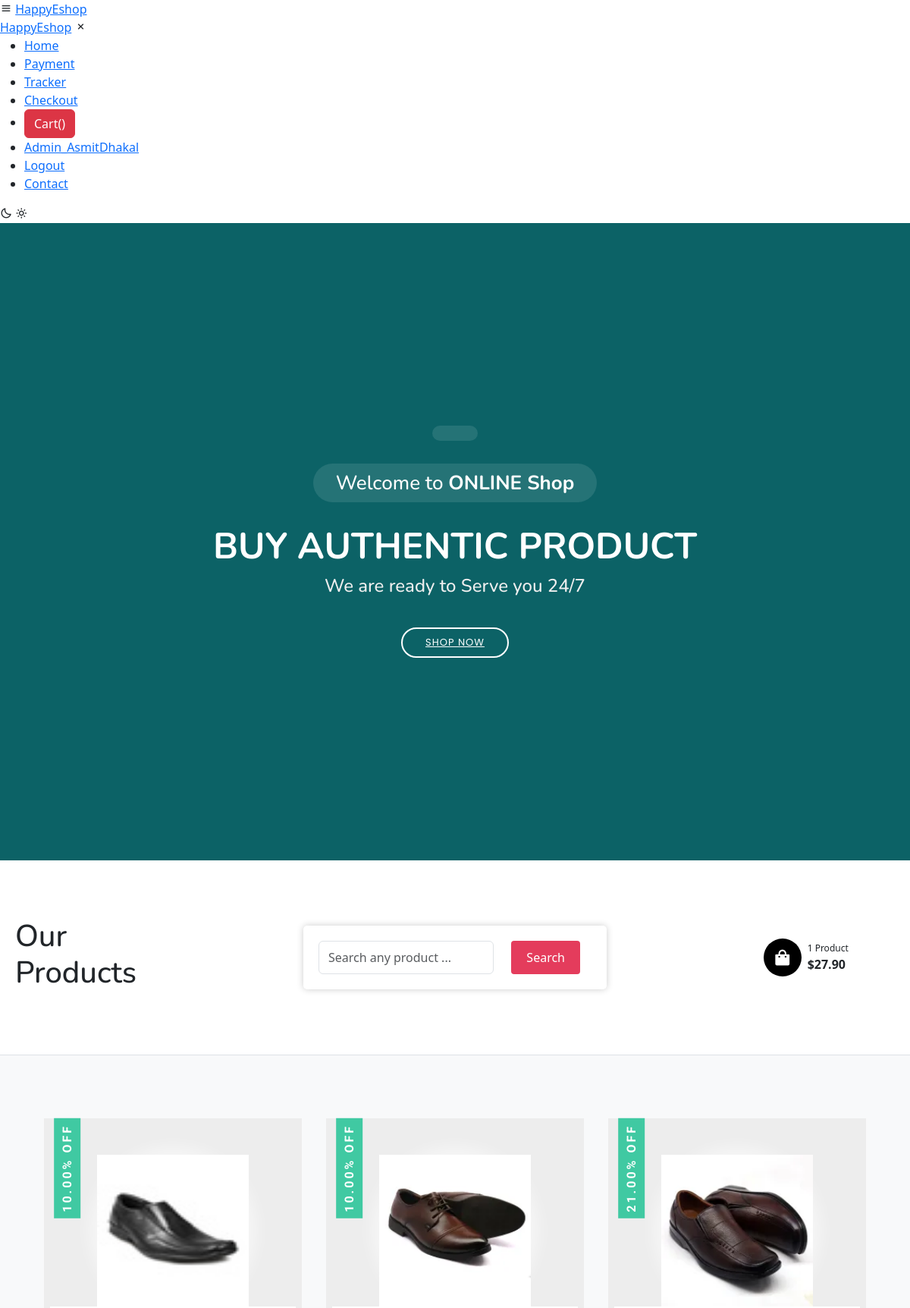
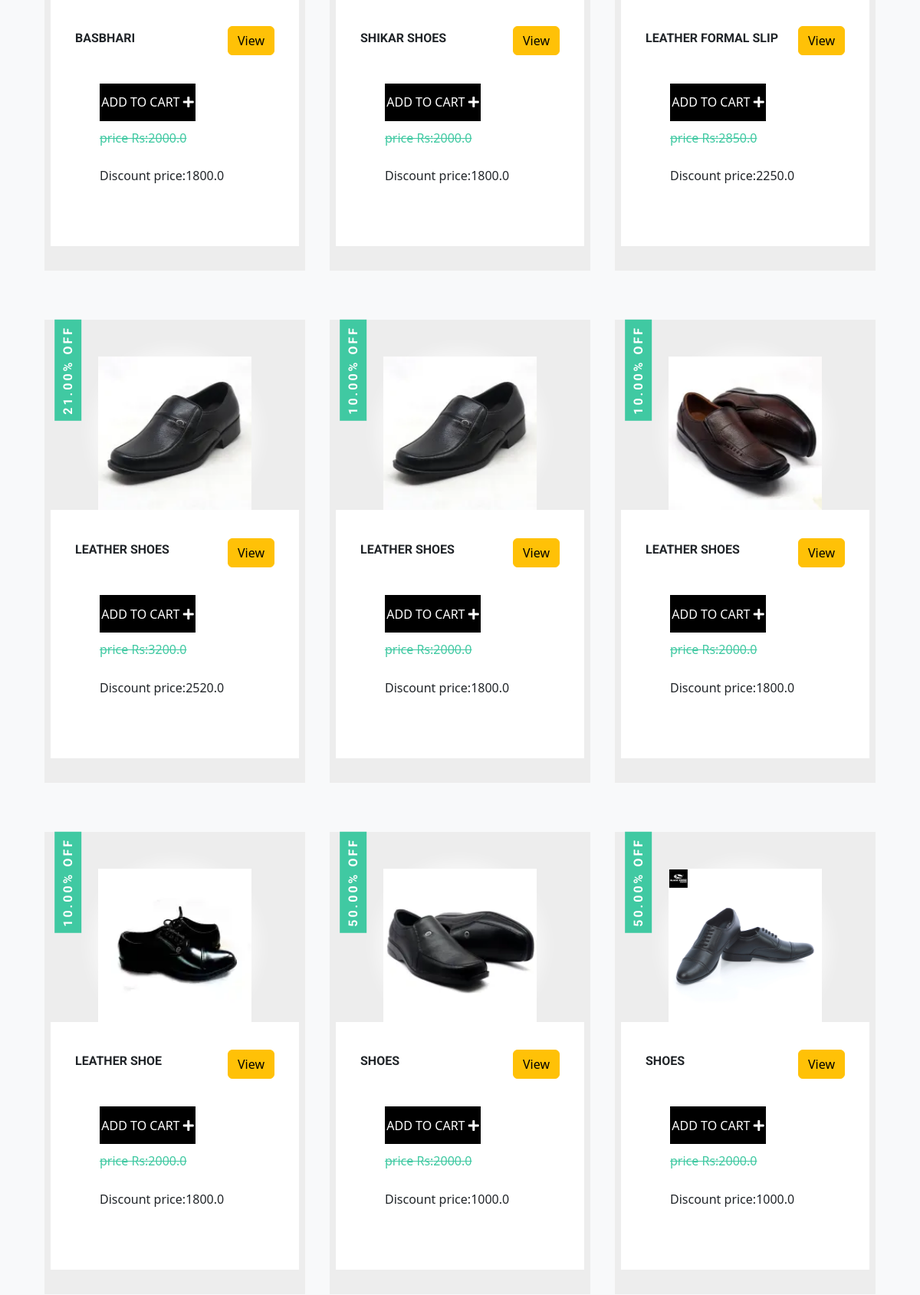
The app's page / (signed in, upper part) with its own data (2 pictures, top to bottom).
### shop/models.py (models this page shows, shortened)
class Product(models.Model):
    id = models.AutoField(primary_key=True)
    name = models.CharField(max_length=200)
    price = models.FloatField()
    discount_percent = models.DecimalField(max_digits=5, decimal_places=2)
    discount_price = models.FloatField()
    description = models.TextField()
    image = models.ImageField(upload_to='shop/images')
    sub_category = models.ForeignKey(Sub_category, on_delete=models.CASCADE)
    category = models.ForeignKey(Category, on_delete=models.CASCADE)

### shop/views.py (the view)
# urls.py: path('', views.index, name='index'),
def index(request):
    product_objects = Product.objects.all()
    item_name = request.GET.get('item_name')
    if item_name != '' and item_name is not None:
        product_objects = product_objects.filter(name__contains=item_name)
    return render(request, 'shop/index.html', {'product_objects': product_objects})

### shop/templates/shop/index.html (shortened to what this page needs)
{% extends "shop/base.html" %}
{% block body %}
  <section id="hero">
    <div class="hero-container">
        {% block content %}
            <h3></h3>
             <h3>Welcome to <strong>ONLINE Shop</strong></h3>
      <h1>Buy authentic product</h1>
      <h2>We are ready to Serve you 24/7 </h2>
      <a href="#products" class="btn-get-started scrollto">Shop Now</a>
        {% endblock content %}
    </div>
  </section>
    <div>
   <header class="section-header">
        <section class="header-main border-bottom bg-white">
            <div class="container-fluid">
               <div class="row p-2 pt-3 pb-3 d-flex align-items-center">
                   <div class="col-md-2">
                        <h1 class="d-none d-md-flex">Our Products</h1>
                   </div>
                   <div class="col-md-8">
                <form class="d-flex" role="search">
        <input class="form-control me-2" type="search" placeholder="Search any product ..." name="item_name" aria-label="Search" required>
       <div class="col-auto">
           <button class="btn btn-success" type="submit" >Search</button>
       </div>
      </form>
                   </div>
                   <div class="col-md-2">
                       <div class="d-flex d-none d-md-flex flex-row align-items-center">
                           <span class="shop-bag"><i class='bx bxs-shopping-bag'></i></span>
                           <div class="d-flex flex-column ms-2">
                               <span class="qty">1 Product</span>
                               <span class="fw-bold">$27.90</span>
                           </div>
                       </div>
                   </div>
               </div>
            </div>
        </section>
        </header>
    </div>
<main id="main">
    <div id="products" class = "products">
             <div class = "container">
             <div class="row">
                 <div class = "product-items">
                         {% for product in product_objects %}
                     <div class = "product">
                         <div class = "product-content">
                             <div class = "product-img">
                                 <img src="/media/{{ product.image }}" alt = "product image">
                             </div>
                         <div class = "product-info">
                             <div class = "product-info-top">
                                 <h2 class = "sm-title" id="namepr{{ product.id }}" >{{ product.name }}</h2>
                                 <a href="/{{ product.id }}" class="btn btn-warning">View</a>
                             </div>
                              <div class = "product-info">
                                 <span id="divpr{{ product.id }}" class="divpr">
                                 <button type = "button" id="pr{{ product.id }}" class = "btn-cart cart" > Add to cart
                                     <span><i class = "fas fa-plus"></i></span>
                                 </button>
                                     </span>
                               <p class = "product-price"> price Rs:{{ product.price }}</p>
                               <p class = "product-price"  >Discount price:<span id="pricepr{{ product.id}}">{{ product.discount_price }}</span></p>
                             </div>
                         </div>
                         </div>
                         <div class = "off-info">
                             <h2 class = "sm-title">{{ product.discount_percent }}% off</h2>
                         </div>
                     </div>
                       {% endfor %}
                 </div>
             </div>
         </div>
    </div>
 </main>
{% endblock body %}

### shop/templates/shop/base.html (shortened to what this page needs)
{% load static %}
<!DOCTYPE html>
<html lang="en">
<head>
     <link rel="stylesheet" href="{% static 'shop/css/style1.css' %}">
<link rel="stylesheet" href="https://cdn.jsdelivr.net/npm/bootstrap@4.0.0/dist/css/bootstrap.min.css">
  <link href="{% static 'shop/vendor/bootstrap/css/bootstrap.min.css' %}" rel="stylesheet">
 <link href="{% static 'shop/vendor/boxicons/css/boxicons.min.css' %}" rel="stylesheet">
 <link href="{% static 'shop/vendor/glightbox/css/glightbox.min.css' %}" rel="stylesheet">
 <link href="{% static 'shop/vendor/remixicon/remixicon.css' %}" rel="stylesheet">
 <link href="{% static 'shop/vendor/swiper/swiper-bundle.min.css' %}" rel="stylesheet">
<link href="{% static 'shop/css/style.css' %}" rel="stylesheet">
<link href="{% static 'shop/css/style1.css' %}" rel="stylesheet">
<link href='https://unpkg.com/boxicons@2.1.1/css/boxicons.min.css' rel='stylesheet'>
<link href="https://cdnjs.cloudflare.com/ajax/libs/font-awesome/5.15.4/css/all.min.css" rel="stylesheet">
    <link href="https://cdn.jsdelivr.net/npm/bootstrap@5.3.1/dist/css/bootstrap.min.css" rel="stylesheet">
<link href="https://cdn.jsdelivr.net/npm/bootstrap@5.3.2/dist/css/bootstrap.min.css" rel="stylesheet">
    <link href="https://getbootstrap.com/docs/5.3/assets/css/docs.css" rel="stylesheet">
</head>
<body>
<nav>
        <div class="nav-bar">
            <i class='bx bx-menu sidebarOpen' ></i>
            <span class="logo navLogo"><a href="/">HappyEshop</a></span>
            <div class="menu">
                <div class="logo-toggle">
                    <span class="logo"><a href="/">HappyEshop</a></span>
                    <i class='bx bx-x siderbarClose'></i>
                </div>
                <ul class="nav-links">
                    <li><a href="/">Home</a></li>
                    <li><a href="/about">Payment</a></li>
                    <li><a  href="{% url 'tracker' %}">Tracker</a></li>
                <li><a href="{% url 'checkout' %}">Checkout</a></li>
              <li><button type="button" class="btn btn-danger cart-button" id="popcart" data-container="body"
                    data-html="true" data-toggle="popover" data-placement="bottom"
                    data-content="Vivamus sagittis lacus vel augue laoreet rutrum faucibus.">
                    Cart()
                  </button></li>
                  {% if user.is_authenticated %}
                    <li><a href="{% url 'profile' %}">{{ user.username }}</a></li>
                 <li> <a href="{% url 'logout' %}">Logout</a></li>
                 {% else %}
                 <li><a  href="{% url 'login' %}">Login</a></li>
                 {% endif %}
                 <li><a href="/contact">Contact</a></li>
                </ul>
            </div>
            <div class="darkLight-searchBox">
                <div class="dark-light">
                    <i class='bx bx-moon moon'></i>
                    <i class='bx bx-sun sun'></i>
                </div>
                </div>
            </div>
</nav>
{% block body %}
{% endblock body %}
  </body>
</html>

### shop/static/shop/css/style1.css (style rules this page uses)
:root { --white-light: rgba(255, 255, 255, 0.5); --alice-blue: #f8f9fa; --carribean-green: #40c9a2; --gray: #ededed; }
img { width: 200px; height: 200px; display: block; }
.container { width: 88vw; margin: 0 auto; }
.lg-title, .md-title, .sm-title { font-family: 'Roboto', sans-serif; padding: 0.6rem 0; text-transform: capitalize; }
.sm-title { font-weight:bold; font-size: 1rem; text-transform: uppercase; }
.products { background: var(--alice-blue); padding: 3.2rem 0; }
.product { margin: 2rem; position: relative; }
.product-content { background: var(--gray); padding: 3rem 0.5rem 2rem 0.5rem; cursor: pointer; }
.product-img { background: var(--white-light); box-shadow: 0 0 20px 10px var(--white-light); width: 200px; height: 200px; margin: 0 auto; border-radius: 50%; transition: background 0.5s ease; }
.btn-cart { padding: 0.8rem 0; width: 125px; font-family: inherit; text-transform: uppercase; cursor: pointer; border: none; }
.btn-cart { background: black; color: white; }
.product-info { background: white; padding: 2rem; }
.product-info-top { display: flex; justify-content: space-between; align-items: center; }
.product-price { padding-top: 0.6rem; padding-right: 0.6rem; display: inline-block; }
.product-price:first-of-type { text-decoration: line-through; color: var(--carribean-green); }
.product-img img { transition: transform 0.6s ease; }
.off-info .sm-title { background: var(--carribean-green); color: white; display: inline-block; padding: 0.5rem; position: absolute; top: 0; left: 0; writing-mode: vertical-lr; transform: rotate(180deg); z-index: 1; letter-spacing: 3px; cursor: pointer; }
@media screen and (min-width: 992px) { .product-items { display: grid; grid-template-columns: repeat(2, 1fr); } }
@media screen and (min-width: 1200px) { .product-items { grid-template-columns: repeat(3, 1fr); } }
@media screen and (min-width: 1200px) { .product { margin-right: 1rem; margin-left: 1rem; } }
form { max-width: 400px; margin: 0 auto; padding: 20px; background-color: #fff; border-radius: 5px; box-shadow: 0 0 10px rgba(0, 0, 0, 0.2); }
button[type="submit"] { background-color: #e43c5c; color: #fff; border: none; padding: 10px 20px; cursor: pointer; border-radius: 4px; }
.shop-bag { background-color:#000; color:#fff; height:50px; width:50px; font-size:25px; display:flex; border-radius:50%; align-items:center; justify-content:center; }
.qty { font-size:12px; }

### shop/static/shop/css/style.css (style rules this page uses)
body { font-family: "Open Sans", sans-serif; color: #444444; }
a { color: #e43c5c; text-decoration: none; }
h1, h2, h3, h4, h5, h6 { font-family: "Nunito", sans-serif; }
#hero { width: 100%; height: 70vw; background: url("../img/frontpage.png") top center; background-size: cover; position: relative; }
#hero:before { content: ""; background: rgba(0, 0, 0, 0.6); position: absolute; bottom: 0; top: 0; left: 0; right: 0; }
#hero .hero-container { position: absolute; bottom: 0; top: 0; left: 0; right: 0; display: flex; justify-content: center; align-items: center; flex-direction: column; text-align: center; padding: 0 15px; }
#hero h3 { background: rgba(255, 255, 255, 0.1); color: #fff; font-size: 26px; padding: 10px 30px; margin-bottom: 30px; border-radius: 50px; }
#hero h1 { margin: 0 0 10px 0; font-size: 48px; font-weight: 700; line-height: 56px; text-transform: uppercase; color: #fff; }
#hero h2 { color: #eee; margin-bottom: 40px; font-size: 24px; }
#hero .btn-get-started { font-family: "Poppins", sans-serif; text-transform: uppercase; font-weight: 400; font-size: 13px; letter-spacing: 1px; display: inline-block; padding: 8px 30px 9px 30px; border-radius: 50px; transition: 0.5s; border: 2px solid #fff; color: #fff; }
@media (min-width: 1024px) { #hero { background-attachment: fixed; } }
section { padding: 60px 0; overflow: hidden; }

### records on screen
Product: image (picture), name "BASBHARI", price "2000.0", discount_price "1800.0", discount_percent "10.00"
Product: image (picture), name "SHIKAR SHOES", price "2000.0", discount_price "1800.0", discount_percent "10.00"
Product: image (picture), name "LEATHER FORMAL SLIP", price "2850.0", discount_price "2250.0", discount_percent "21.00"
Product: image (picture), name "LEATHER SHOES", price "3200.0", discount_price "2520.0", discount_percent "21.00"
Product: image (picture), name "LEATHER SHOES", price "2000.0", discount_price "1800.0", discount_percent "10.00"
Product: image (picture), name "LEATHER SHOES", price "2000.0", discount_price "1800.0", discount_percent "10.00"
Product: image (picture), name "LEATHER SHOE", price "2000.0", discount_price "1800.0", discount_percent "10.00"
Product: image (picture), name "SHOES", price "2000.0", discount_price "1000.0", discount_percent "50.00"
Product: image (picture), name "SHOES", price "2000.0", discount_price "1000.0", discount_percent "50.00"

### other values on screen
{{ user.username }} "Admin_AsmitDhakal"
